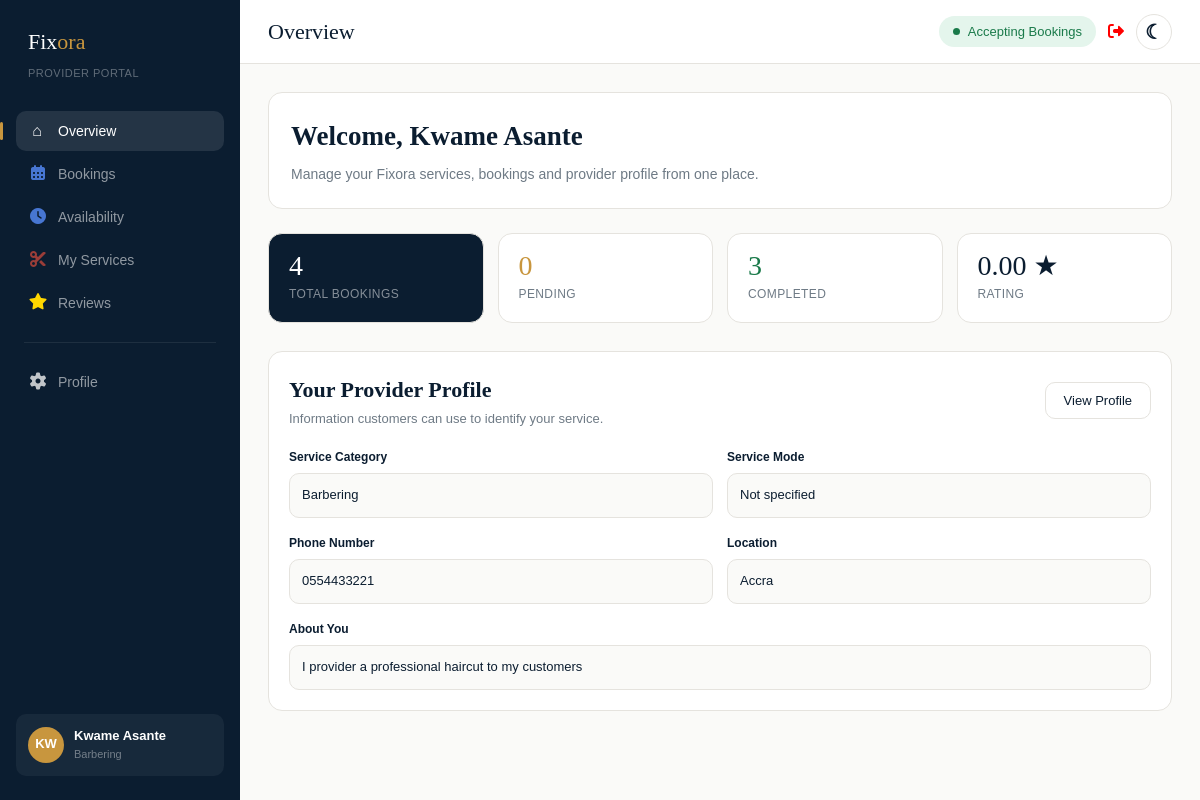
The page /provider/dashboard/ (signed in) on the database its author committed.
### provider/models.py (models this page shows, shortened)
class Provider(models.Model):
    class ServiceType(models.TextChoices):
        BARBERING= 'barbering', 'Barbering'
        LAUNDRY= 'laundry', 'Laundry'
        CLEANING= 'cleaning', 'Cleaning'
    class ServiceMode(models.TextChoices):
        HOME = 'home', 'Home Service'
        WALK_IN = 'walk_in', 'Walk-in'
        BOTH = 'both', 'Home Service and Walk-in'
    user = models.OneToOneField(User, on_delete=models.CASCADE, related_name='provider_profile')
    full_name =models.CharField(max_length=100)
    email=models.EmailField(unique=True)
    phone_number=models.CharField(max_length=10)
    service_type=models.CharField(max_length=100, choices=[('barbering', 'Barbering'), ('laundry', 'Laundry'), ('cleaning', 'Cleaning')])
    service_mode=models.CharField(max_length=20, choices=ServiceMode.choices)
    delivery_type=models.CharField(max_length=20, choices=[('home_service', 'Home Service'), ('pickup', 'Pickup')])
    address=models.CharField(max_length=100)
    bio=models.TextField()
    profile_picture=models.ImageField(upload_to='profile_pictures/', blank=True, null=True)
    status=models.CharField(max_length=10, choices=[('active', 'Active'), ('inactive', 'Inactive')], default='active')
    rating=models.DecimalField(max_digits=3, decimal_places=2, default=0.00)
    availability=models.BooleanField(default=True)
    working_hours=models.CharField(max_length=100)
    created_at=models.DateTimeField(auto_now_add=True)
    class Meta:
        db_table = 'providers'

### provider/views.py (the view, shortened to what this page needs)
# urls.py: path('dashboard/', views.provider_dashboard, name='provider_dashboard'),
@login_required
def provider_dashboard(request):
    provider = Provider.objects.filter(user=request.user).first()
    bookings = Booking.objects.filter(provider=provider).order_by("-booking_date", "-booking_time")
    pending_bookings = bookings.filter(status="pending")
    confirmed_bookings = bookings.filter(status="confirmed")
    completed_bookings = bookings.filter(status="completed")
    cancelled_bookings = bookings.filter(status="cancelled")
    services = Service.objects.filter(provider=provider)
    total_bookings = bookings.count()
    pending_count = pending_bookings.count()
    completed_count = completed_bookings.count()
    availability_start = '09:00'
    availability_end = '17:00'
    context = {
        "provider": provider,
        "profile": provider,
        "bookings": bookings,
        "pending_bookings": pending_bookings,
        "confirmed_bookings": confirmed_bookings,
        "completed_bookings": completed_bookings,
        "cancelled_bookings": cancelled_bookings,
        "services": services,
        "total_bookings": total_bookings,
        "pending_count": pending_count,
        "completed_count": completed_count,
        "availability_start": availability_start,
        "availability_end": availability_end,
    }
    return render(request, "provider/provider_dashboard.html", context)

### provider/templates/provider/provider_dashboard.html (shortened to what this page needs)
{% load static %}
<!doctype html>
<html lang="en" data-theme="light">
  <head>
    <link
      rel="stylesheet"
      href="{% static 'provider/provider_dashboard.css' %}?v=2"
    />
    <link rel="stylesheet" href="{% static 'core/theme.css' %}">
    <link
      rel="stylesheet"
      href="https://cdnjs.cloudflare.com/ajax/libs/font-awesome/7.3.1/css/all.min.css"
    />
  </head>
  <body>
    <div class="layout">
      <aside class="sidebar">
        <div class="side-logo">Fix<span>ora</span></div>
        <div class="side-sub">Provider Portal</div>
        <nav class="side-nav">
          <button
            class="side-link active"
            onclick="switchPanel('overview', this)"
          >
            <span class="side-icon">⌂</span>
            Overview
          </button>
          <button class="side-link" onclick="switchPanel('bookings', this)">
            <span class="side-icon"
              ><i
                class="fas fa-calendar-alt"
                style="color: rgb(71, 118, 210)"
              ></i
            ></span>
            Bookings
          </button>
          <button class="side-link" onclick="switchPanel('availability', this)">
            <span class="side-icon"
              ><i class="fas fa-clock" style="color: rgb(71, 118, 210)"></i
            ></span>
            Availability
          </button>
          <button class="side-link" onclick="switchPanel('services', this)">
            <span class="side-icon"
              ><i class="fas fa-cut" style="color: rgb(154, 61, 56)"></i
            ></span>
            My Services
          </button>
          <button class="side-link" onclick="switchPanel('reviews', this)">
            <span class="side-icon"
              ><i class="fas fa-star" style="color: rgb(255, 215, 0)"></i
            ></span>
            Reviews
          </button>
          <div class="side-divider"></div>
          <button class="side-link" onclick="switchPanel('profile', this)">
            <span class="side-icon"
              ><i
                class="fas fa-cog"
                style="color: rgba(242, 242, 242, 0.789)"
              ></i
            ></span>
            Profile
          </button>
        </nav>
        <div class="side-foot">
          <div class="side-avatar">
            {{ profile.full_name|slice:":2"|upper }}
          </div>
          <div>
            <div class="side-foot-name">{{ profile.full_name }}</div>
            <div class="side-foot-role">
              {{ profile.get_service_type_display }}
            </div>
          </div>
        </div>
      </aside>
      <main class="main">
        <header class="topbar">
          <div class="topbar-title" id="topbar-title">Overview</div>
          <div class="topbar-right">
            <button
              class="status-toggle"
              id="statusToggle"
              onclick="toggleStatus(this)"
            >
              <span class="status-dot"></span>
              {% if profile.availability %} Accepting Bookings {% else %} Not
              Accepting Bookings {% endif %}
            </button>
            <div class="logout-btn">
              <a href="{% url 'logout' %}">
                <i class="fas fa-sign-out-alt" style="color: red"></i>
              </a>
            </div>
            <button class="theme-toggle" type="button" data-theme-toggle aria-label="Switch to dark mode" title="Switch to dark mode">☾</button>
          </div>
        </header>
        <div class="content">
          <section class="panel active" id="panel-overview">
            <div class="welcome">
              <h1>Welcome, {{ profile.full_name }}</h1>
              <p>
                Manage your Fixora services, bookings and provider profile from
                one place.
              </p>
            </div>
            <div class="stats">
              <div class="stat featured">
                <div class="stat-val">{{ total_bookings }}</div>
                <div class="stat-label">Total Bookings</div>
              </div>
              <div class="stat">
                <div class="stat-val" style="color: var(--gold)">
                  {{ pending_count }}
                </div>
                <div class="stat-label">Pending</div>
              </div>
              <div class="stat">
                <div class="stat-val" style="color: var(--success)">
                  {{ completed_count }}
                </div>
                <div class="stat-label">Completed</div>
              </div>
              <div class="stat">
                <div class="stat-val">{{ profile.rating }} ★</div>
                <div class="stat-label">Rating</div>
              </div>
            </div>
            <div class="card">
              <div class="sec-hd">
                <div>
                  <h2>Your Provider Profile</h2>
                  <div class="sec-sub">
                    Information customers can use to identify your service.
                  </div>
                </div>
                <button
                  class="btn btn-outline"
                  onclick="
                    switchPanel(
                      'profile',
                      document.querySelectorAll('.side-link')[5],
                    )
                  "
                >
                  View Profile
                </button>
              </div>
              <div class="form-row-2">
                <div>
                  <label class="form-label"> Service Category </label>
                  <div class="info-value">
                    {{ profile.get_service_type_display }}
                  </div>
                </div>
                <div>
                  <label class="form-label"> Service Mode </label>
                  <div class="info-value">
                    {% if profile.service_mode == "home" %} Home Service {% elif
                    profile.service_mode == "walk_in" %} Walk-in {% elif profile.service_mode == "both" %} Home Service and Walk-in {% else %} Not
                    specified {% endif %}
                  </div>
                </div>
              </div>
              <div class="form-row-2">
                <div>
                  <label class="form-label"> Phone Number </label>
                  <div class="info-value">{{ profile.phone_number }}</div>
                </div>
                <div>
                  <label class="form-label"> Location </label>
                  <div class="info-value">{{ profile.address }}</div>
                </div>
              </div>
              <div>
                <label class="form-label"> About You </label>
                <div class="info-value">{{ profile.bio }}</div>
              </div>
            </div>
          </section>
            </div>
        </div>
  </body>
</html>

### core/static/core/theme.css (style rules this page uses)
.theme-toggle { width: 36px; height: 36px; display: inline-grid; place-items: center; flex: 0 0 36px; padding: 0; border: 1px solid var(--border); border-radius: 50%; background: var(--surface); color: var(--navy); cursor: pointer; font: 600 20px/1 sans-serif; }

### rows shown on the page
Provider: full_name "KW", full_name "Kwame Asante", service_type "Barbering", rating "0.00", phone_number "0554433221", address "Accra", bio "I provider a professional haircut to my customers"

### other values the page prints
{{ total_bookings }} "4"
{{ pending_count }} "0"
{{ completed_count }} "3"
